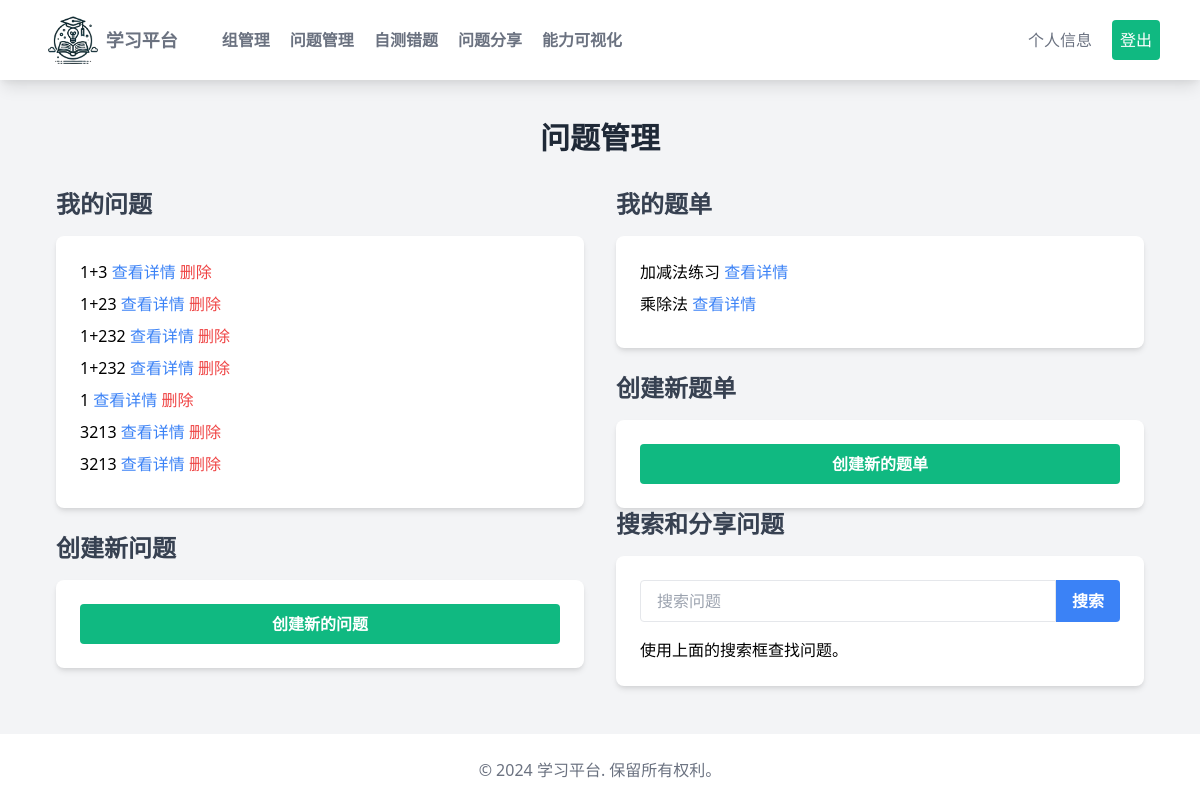
Page /questions/management/ (signed in) on the earlier database version.
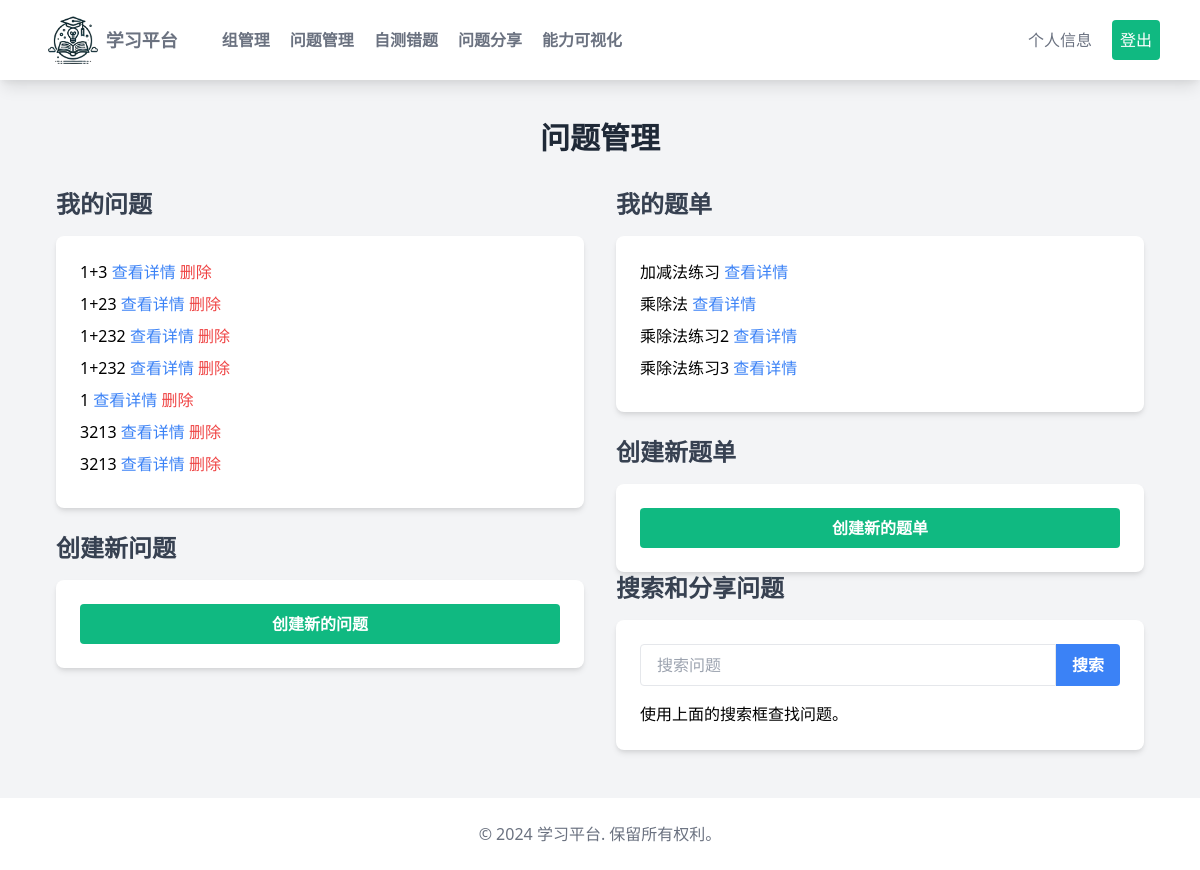
Same page on the later database version.
### questions/models.py (models this page shows, shortened)
class Question(models.Model):
    TEXT = 'text'
    IMAGE = 'image'
    FORMAT_CHOICES = [
        (TEXT, 'Text'),
        (IMAGE, 'Image')
    ]
    title = models.CharField(max_length=255)
    description = models.TextField(blank=True)
    description_image = models.ImageField(upload_to='questions/', blank=True, null=True)
    format = models.CharField(max_length=5, choices=FORMAT_CHOICES)
    image = models.ImageField(upload_to='questions/', blank=True, null=True)
    correct_answer = models.TextField(blank=True)
    correct_answer_image = models.ImageField(upload_to='questions/', blank=True, null=True)
    creator = models.ForeignKey(settings.AUTH_USER_MODEL, on_delete=models.CASCADE)
    shared_with = models.ManyToManyField(settings.AUTH_USER_MODEL, related_name='shared_questions', blank=True)

class QuestionSet(models.Model):
    name = models.CharField(max_length=255)
    description = models.TextField(blank=True)
    questions = models.ManyToManyField(Question, related_name='question_sets', blank=True)
    creator = models.ForeignKey(settings.AUTH_USER_MODEL, on_delete=models.CASCADE)
    shared_with_groups = models.ManyToManyField(Group, related_name='shared_question_sets', blank=True)
    is_public = models.BooleanField(default=False)

### questions/views.py (the view)
# urls.py: path('management/', views.question_management, name='question_management'),
@login_required
def question_management(request):
    search_query = request.GET.get('search', '')
    if search_query:
        search_results = Question.objects.filter(title__icontains=search_query)
        search_performed = True
    else:
        search_results = []
        search_performed = False
    user_questions = Question.objects.filter(creator=request.user)
    user_question_sets = QuestionSet.objects.filter(creator=request.user)
    return render(request, 'questions/management_question.html', {
        'user_questions': user_questions,
        'user_question_sets': user_question_sets,
        'search_results': search_results,
        'search_performed': search_performed
    })

### questions/templates/questions/management_question.html (shortened to what this page needs)
{% extends "basehome.html" %}
{% block content %}
<div class="max-w-6xl mx-auto mt-10 px-4">
    <h1 class="text-3xl font-bold text-center text-gray-800 mb-8">问题管理</h1>
    <div class="grid md:grid-cols-2 gap-8">
        <div>
            <h2 class="text-2xl font-semibold text-gray-700 mb-4">我的问题</h2>
            <div class="bg-white shadow-md rounded-lg p-6 mb-6">
                {% if user_questions %}
                    {% for question in user_questions %}
                        <div class="mb-2">
                            {{ question.title }}
                            <a href="{% url 'question_detail' question.id %}" class="text-blue-500 hover:text-blue-700">查看详情</a>
                            <button onclick="deleteQuestion({{ question.id }})" class="text-red-500 hover:text-red-700">删除</button>
                        </div>
                    {% endfor %}
                {% else %}
                    <p>您还没有创建任何问题。</p>
                {% endif %}
            </div>
            <h2 class="text-2xl font-semibold text-gray-700 mb-4">创建新问题</h2>
            <div class="bg-white shadow-md rounded-lg p-6">
                <a href="{% url 'create_question' %}"
                   class="block w-full bg-green-500 hover:bg-green-600 text-white font-bold py-2 px-4 rounded text-center">
                    创建新的问题
                </a>
            </div>
        </div>
        <div>
            <h2 class="text-2xl font-semibold text-gray-700 mb-4">我的题单</h2>
            <div class="bg-white shadow-md rounded-lg p-6 mb-6">
                {% if user_question_sets %}
                    {% for question_set in user_question_sets %}
                        <div class="mb-2">
                            {{ question_set.name }}
                            <a href="{% url 'question_set_detail' question_set.id %}" class="text-blue-500 hover:text-blue-700">查看详情</a>
                        </div>
                    {% endfor %}
                {% else %}
                    <p>您还没有创建任何题单。</p>
                {% endif %}
            </div>
            <h2 class="text-2xl font-semibold text-gray-700 mb-4">创建新题单</h2>
            <div class="bg-white shadow-md rounded-lg p-6">
                <a href="{% url 'create_question_set' %}"
                   class="block w-full bg-green-500 hover:bg-green-600 text-white font-bold py-2 px-4 rounded text-center">
                    创建新的题单
                </a>
            </div>
            <h2 class="text-2xl font-semibold text-gray-700 mb-4">搜索和分享问题</h2>
            <div class="bg-white shadow-md rounded-lg p-6">
                <form method="GET" action="{% url 'question_management' %}" class="mb-4">
                    <div class="flex">
                        <input type="text" name="search" placeholder="搜索问题"
                               class="flex-grow border rounded-l px-4 py-2">
                        <button type="submit"
                                class="bg-blue-500 hover:bg-blue-600 text-white font-bold py-2 px-4 rounded-r">搜索
                        </button>
                    </div>
                </form>
                <div id="searchResults">
                    {% if search_results %}
                        {% for question in search_results %}
                            <div class="mb-2">
                                {{ question.title }}
                                <a href="{% url 'question_detail' question.id %}" class="text-blue-500 hover:text-blue-700">查看详情</a>
                                {% if request.user in question.shared_with.all %}
                                    <span class="text-green-500">已分享</span>
                                {% else %}
                                    <button onclick="shareQuestion({{ question.id }})"
                                            class="text-green-500 hover:text-green-700">分享
                                    </button>
                                {% endif %}
                            </div>
                        {% endfor %}
                    {% elif search_performed %}
                        <p>没有找到匹配的问题。</p>
                    {% else %}
                        <p>使用上面的搜索框查找问题。</p>
                    {% endif %}
                </div>
            </div>
        </div>
    </div>
</div>
{% endblock %}

### templates/basehome.html (shortened to what this page needs)
{% load widget_tweaks %}
{% load static %}
<!DOCTYPE html>
<html lang="zh">
<head>
    <link href="https://cdnjs.cloudflare.com/ajax/libs/tailwindcss/2.2.19/tailwind.min.css" rel="stylesheet">
</head>
<body class="bg-gray-100">
<nav class="bg-white shadow-lg">
    <div class="max-w-6xl mx-auto px-4">
        <div class="flex justify-between">
            <div class="flex space-x-7">
                <div>
                    <a href="/" class="flex items-center py-4 px-2">
                        <img src="{% static 'ico.png' %}" alt="Logo" class="h-12 mr-2">
                        <span class="font-semibold text-gray-500 text-lg">学习平台</span>
                    </a>
                </div>
                <div class="hidden md:flex items-center space-x-1">
                    <a href="/groups/management/"
                       class="py-4 px-2 text-gray-500 font-semibold hover:text-green-500 transition duration-300">组管理</a>
                    <a href="/questions/management/"
                       class="py-4 px-2 text-gray-500 font-semibold hover:text-green-500 transition duration-300">问题管理</a>
                    <a href="/selftest/"
                       class="py-4 px-2 text-gray-500 font-semibold hover:text-green-500 transition duration-300">自测错题</a>
                    <a href="/questions/share"
                       class="py-4 px-2 text-gray-500 font-semibold hover:text-green-500 transition duration-300">问题分享</a>
                    <a href="/visualization/"
                       class="py-4 px-2 text-gray-500 font-semibold hover:text-green-500 transition duration-300">能力可视化</a>
                </div>
            </div>
            <div class="hidden md:flex items-center space-x-3">
                <a href="/user/profile/"
                   class="py-2 px-2 font-medium text-gray-500 rounded hover:bg-green-500 hover:text-white transition duration-300">个人信息</a>
                <a href="/user/logout/"
                   class="py-2 px-2 font-medium text-white bg-green-500 rounded hover:bg-green-400 transition duration-300">登出</a>
            </div>
        </div>
    </div>
</nav>
<main class="max-w-6xl mx-auto mt-10 px-4">
    {% block content %}
    {% endblock %}
</main>
<footer class="bg-white mt-12 py-6">
    <div class="max-w-6xl mx-auto px-4 text-center text-gray-500">
        <p>&copy; 2024 学习平台. 保留所有权利。</p>
    </div>
</footer>
</body>
</html>
</body>
</html>

Differences in the rows shown:
added QuestionSet: name "乘除法练习2"
added QuestionSet: name "乘除法练习3"
